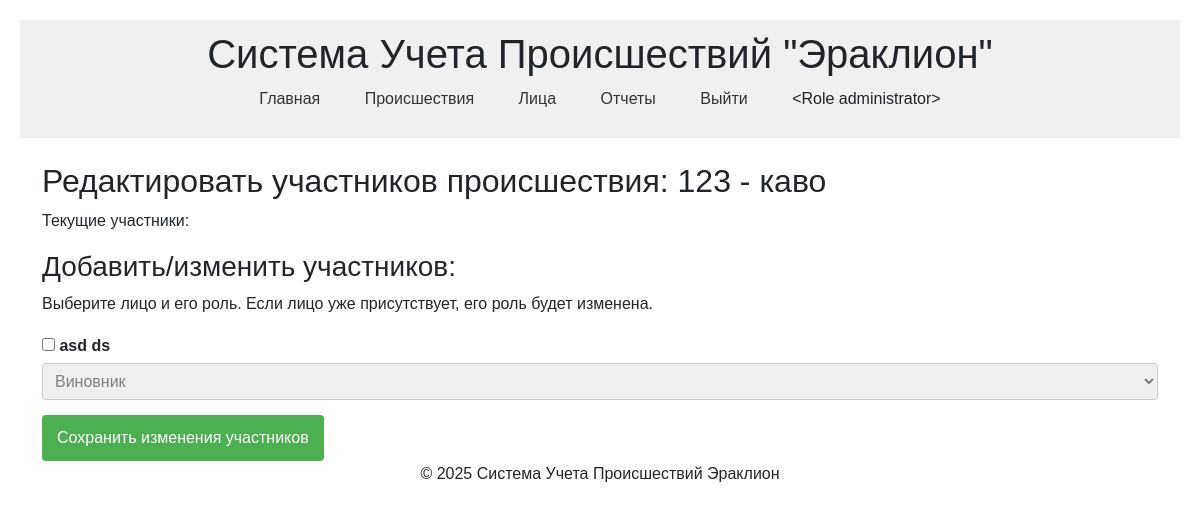
Page /incident/1/edit_participants (signed in) on the earlier database version.
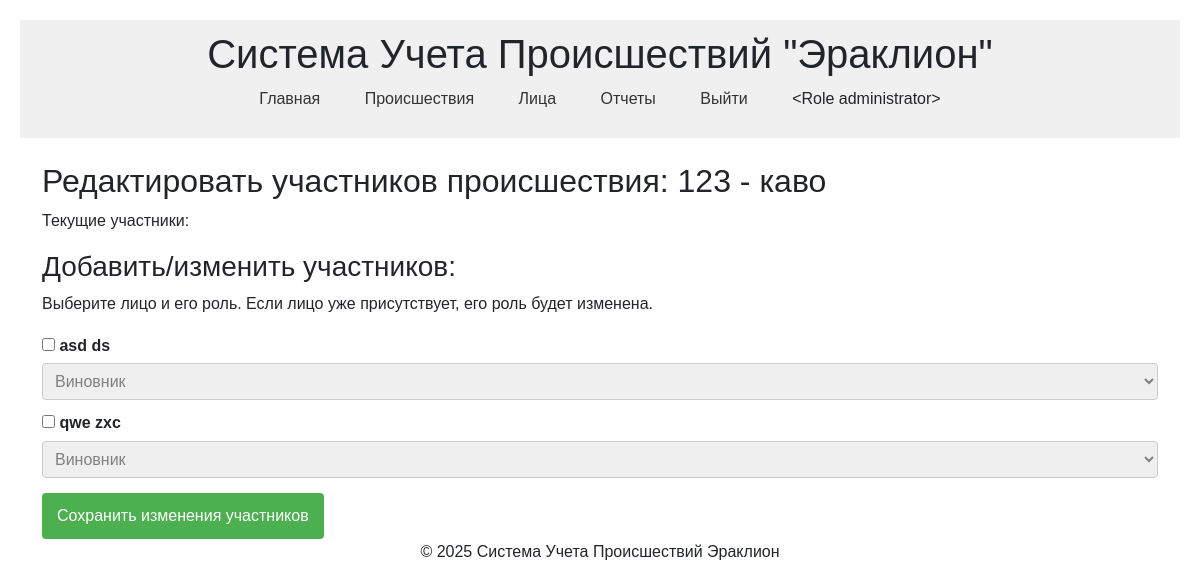
Same page on the later database version.
### models.py (models this page shows, shortened)
class Person(db.Model):
    id = db.Column(db.Integer, primary_key=True)
    reg_number = db.Column(db.String(50), unique=True, nullable=False)
    first_name = db.Column(db.String(100), nullable=False)
    last_name = db.Column(db.String(100), nullable=False)
    patronymic = db.Column(db.String(100))
    address = db.Column(db.String(255))
    phone = db.Column(db.String(20))  # новое поле
    convictions_count = db.Column(db.Integer, default=0)
    incident_roles = db.relationship('IncidentPerson', backref='person', lazy='dynamic')

### routes.py (the view, shortened to what this page needs)
@routes.route('/incident/<int:incident_id>/edit_participants', methods=['GET', 'POST'])
@login_required
@check_role('administrator')
def edit_incident_participants(incident_id):
    incident = Incident.query.get_or_404(incident_id)
    current_participants = IncidentPerson.query.filter_by(incident_id=incident_id).all()
    current_participant_roles = {ip.person_id: ip.role for ip in current_participants}
    all_persons = Person.query.all()
    return render_template('incidents/edit_incident_participants.html',
                           incident=incident,
                           all_persons=all_persons,
                           current_participant_roles=current_participant_roles)

### app.py (called while the page is built)
@login_manager.user_loader
def load_user(user_id):
    return User.query.get(int(user_id))

### models.py (called while the page is built)
    def __repr__(self):
        return f'<Role {self.name}>'

### routes.py (called while the page is built)
def check_role(role_names):
    def decorator(f):
        @wraps(f)
        def decorated_function(*args, **kwargs):
            if not current_user.is_authenticated:
                flash("Требуется аутентификация", "danger")
                return redirect(url_for('routes.login'))
            _role_names = role_names
            if isinstance(_role_names, str):
                _role_names = [_role_names]
            if current_user.role.name not in _role_names:
                flash("У вас недостаточно прав для выполнения данного действия", "danger")
                return redirect(url_for('routes.index'))
            return f(*args, **kwargs)
        return decorated_function
    return decorator

### templates/incidents/edit_incident_participants.html (shortened to what this page needs)
{% extends "base.html" %}
{% block content %}
    <h2>Редактировать участников происшествия: {{ incident.reg_number }} - {{ incident.short_description }}</h2>
    <form method="POST">
        <div>
            <p>Текущие участники:</p>
        </div>
        <div>
            <h3>Добавить/изменить участников:</h3>
            <p>Выберите лицо и его роль. Если лицо уже присутствует, его роль будет изменена.</p>
            {% for person in all_persons %}
                <div style="margin-bottom: 10px;">
                    <label>
                        <input type="checkbox" name="participants" value="{{ person.id }}:{{ current_participant_roles.get(person.id, 'Потерпевший') }}"
                               {% if person.id in current_participant_roles %}checked{% endif %}>
                        {{ person.last_name }} {{ person.first_name }}
                    </label>
                    <select name="participants_role_{{ person.id }}" {% if person.id not in current_participant_roles %}disabled{% endif %}>
                        <option value="Виновник" {% if current_participant_roles.get(person.id) == 'Виновник' %}selected{% endif %}>Виновник</option>
                    </select>
                </div>
            {% endfor %}
        </div>
        <button type="submit">Сохранить изменения участников</button>
    </form>
{% endblock %}

Differences in the rows shown:
added Person: last_name "qwe", first_name "zxc", id "Виновник"
